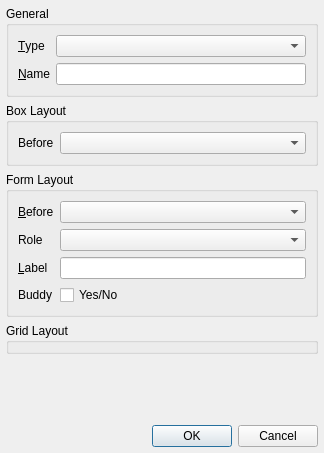
<?xml version="1.0" encoding="UTF-8"?>
<ui version="4.0">
 <class>sf::AddItemDialog</class>
 <widget class="QWidget" name="sf::AddItemDialog">
  <property name="geometry">
   <rect>
    <x>0</x>
    <y>0</y>
    <width>324</width>
    <height>453</height>
   </rect>
  </property>
  <property name="windowTitle">
   <string>HierarchyViewer</string>
  </property>
  <layout class="QVBoxLayout" name="verticalLayout" stretch="0,0,0,0,1,0">
   <property name="leftMargin">
    <number>6</number>
   </property>
   <property name="topMargin">
    <number>6</number>
   </property>
   <property name="rightMargin">
    <number>6</number>
   </property>
   <property name="bottomMargin">
    <number>6</number>
   </property>
   <item>
    <widget class="QGroupBox" name="gbGeneral">
     <property name="title">
      <string>General</string>
     </property>
     <layout class="QFormLayout" name="formLayout_2">
      <item row="0" column="0">
       <widget class="QLabel" name="lblType">
        <property name="text">
         <string>&amp;Type</string>
        </property>
        <property name="buddy">
         <cstring>cbType</cstring>
        </property>
       </widget>
      </item>
      <item row="0" column="1">
       <widget class="QComboBox" name="cbType"/>
      </item>
      <item row="1" column="0">
       <widget class="QLabel" name="lblObjectName">
        <property name="text">
         <string>&amp;Name</string>
        </property>
        <property name="buddy">
         <cstring>leObjectName</cstring>
        </property>
       </widget>
      </item>
      <item row="1" column="1">
       <widget class="QLineEdit" name="leObjectName"/>
      </item>
     </layout>
    </widget>
   </item>
   <item>
    <widget class="QGroupBox" name="gbBoxLayout">
     <property name="title">
      <string>Box Layout</string>
     </property>
     <layout class="QFormLayout" name="formLayout_3">
      <item row="0" column="0">
       <widget class="QLabel" name="lblBoxBefore">
        <property name="text">
         <string>Before</string>
        </property>
       </widget>
      </item>
      <item row="0" column="1">
       <widget class="QComboBox" name="cbBoxBefore"/>
      </item>
     </layout>
    </widget>
   </item>
   <item>
    <widget class="QGroupBox" name="gbFormLayout">
     <property name="title">
      <string>Form Layout</string>
     </property>
     <layout class="QFormLayout" name="formLayout">
      <item row="0" column="0">
       <widget class="QLabel" name="lblFormBefore">
        <property name="text">
         <string>&amp;Before</string>
        </property>
        <property name="buddy">
         <cstring>cbFormBefore</cstring>
        </property>
       </widget>
      </item>
      <item row="1" column="0">
       <widget class="QLabel" name="lblFormRole">
        <property name="text">
         <string>Role</string>
        </property>
        <property name="buddy">
         <cstring>cbFormRole</cstring>
        </property>
       </widget>
      </item>
      <item row="1" column="1">
       <widget class="QComboBox" name="cbFormRole"/>
      </item>
      <item row="2" column="0">
       <widget class="QLabel" name="lblFormLabelText">
        <property name="text">
         <string>&amp;Label</string>
        </property>
        <property name="buddy">
         <cstring>leFormLabelText</cstring>
        </property>
       </widget>
      </item>
      <item row="2" column="1">
       <widget class="QLineEdit" name="leFormLabelText"/>
      </item>
      <item row="3" column="0">
       <widget class="QLabel" name="lblFormLabelBuddy">
        <property name="text">
         <string>Buddy</string>
        </property>
        <property name="buddy">
         <cstring>cbFormLabelBuddy</cstring>
        </property>
       </widget>
      </item>
      <item row="3" column="1">
       <widget class="QCheckBox" name="cbFormLabelBuddy">
        <property name="text">
         <string>Yes/No</string>
        </property>
       </widget>
      </item>
      <item row="0" column="1">
       <widget class="QComboBox" name="cbFormBefore"/>
      </item>
     </layout>
    </widget>
   </item>
   <item>
    <widget class="QGroupBox" name="gbGridLayout">
     <property name="title">
      <string>Grid Layout</string>
     </property>
    </widget>
   </item>
   <item>
    <spacer name="verticalSpacer">
     <property name="orientation">
      <enum>Qt::Vertical</enum>
     </property>
     <property name="sizeHint" stdset="0">
      <size>
       <width>20</width>
       <height>40</height>
      </size>
     </property>
    </spacer>
   </item>
   <item>
    <widget class="QDialogButtonBox" name="buttonBox">
     <property name="standardButtons">
      <set>QDialogButtonBox::Cancel|QDialogButtonBox::Ok</set>
     </property>
    </widget>
   </item>
  </layout>
 </widget>
 <resources/>
 <connections/>
</ui>
